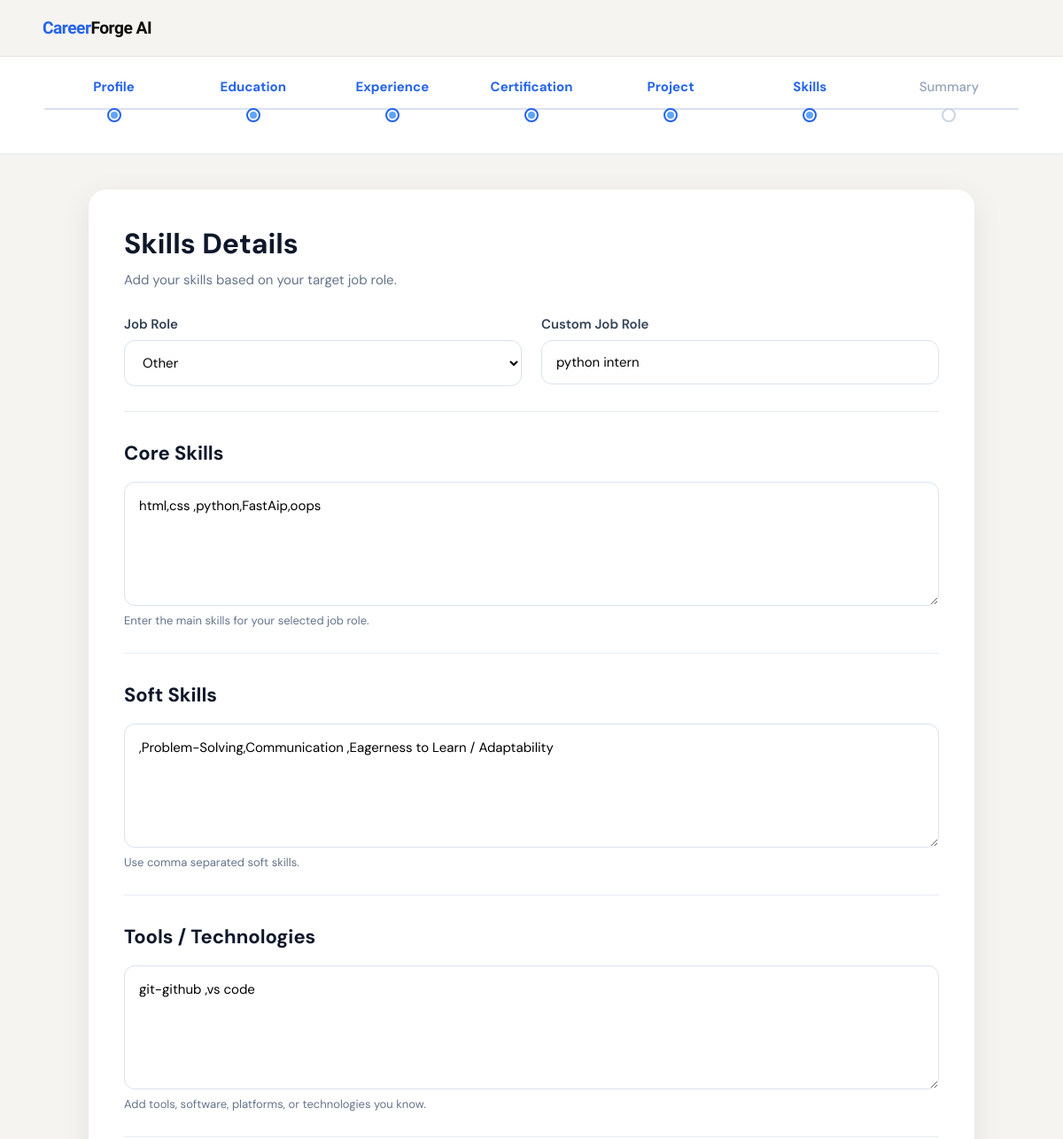
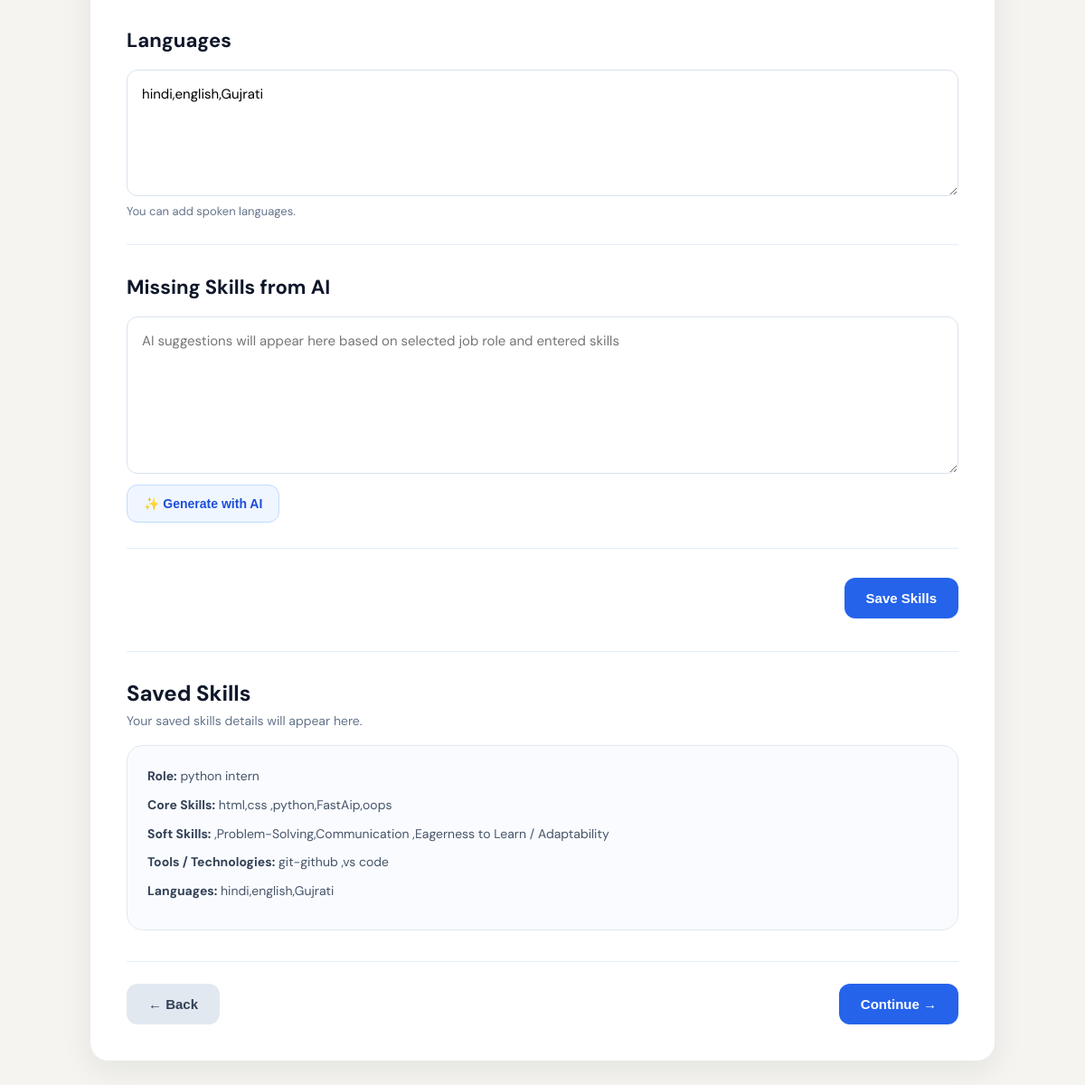
The page /skills.html (signed in) on the database as committed earlier (2 pictures, top to bottom).
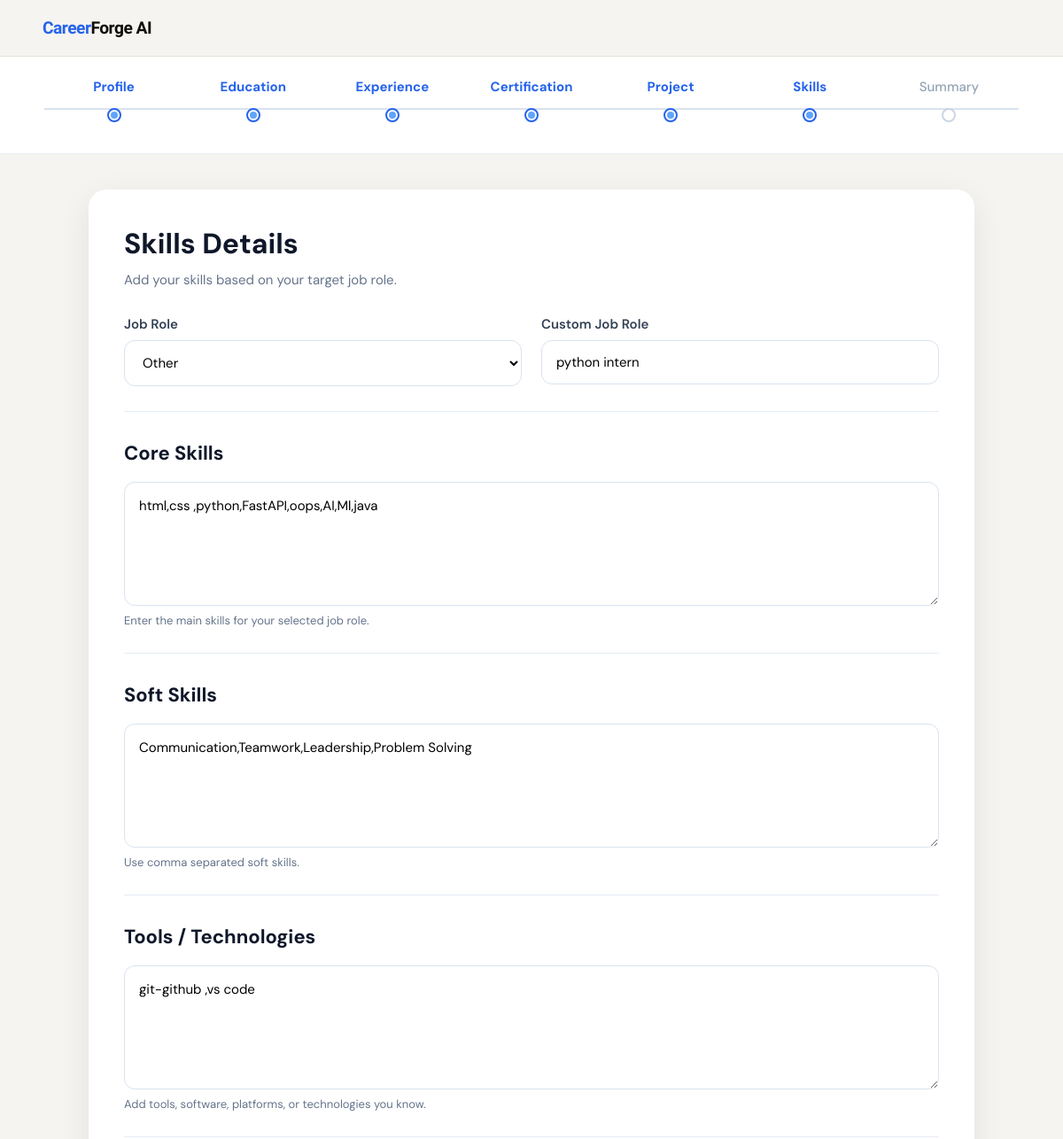
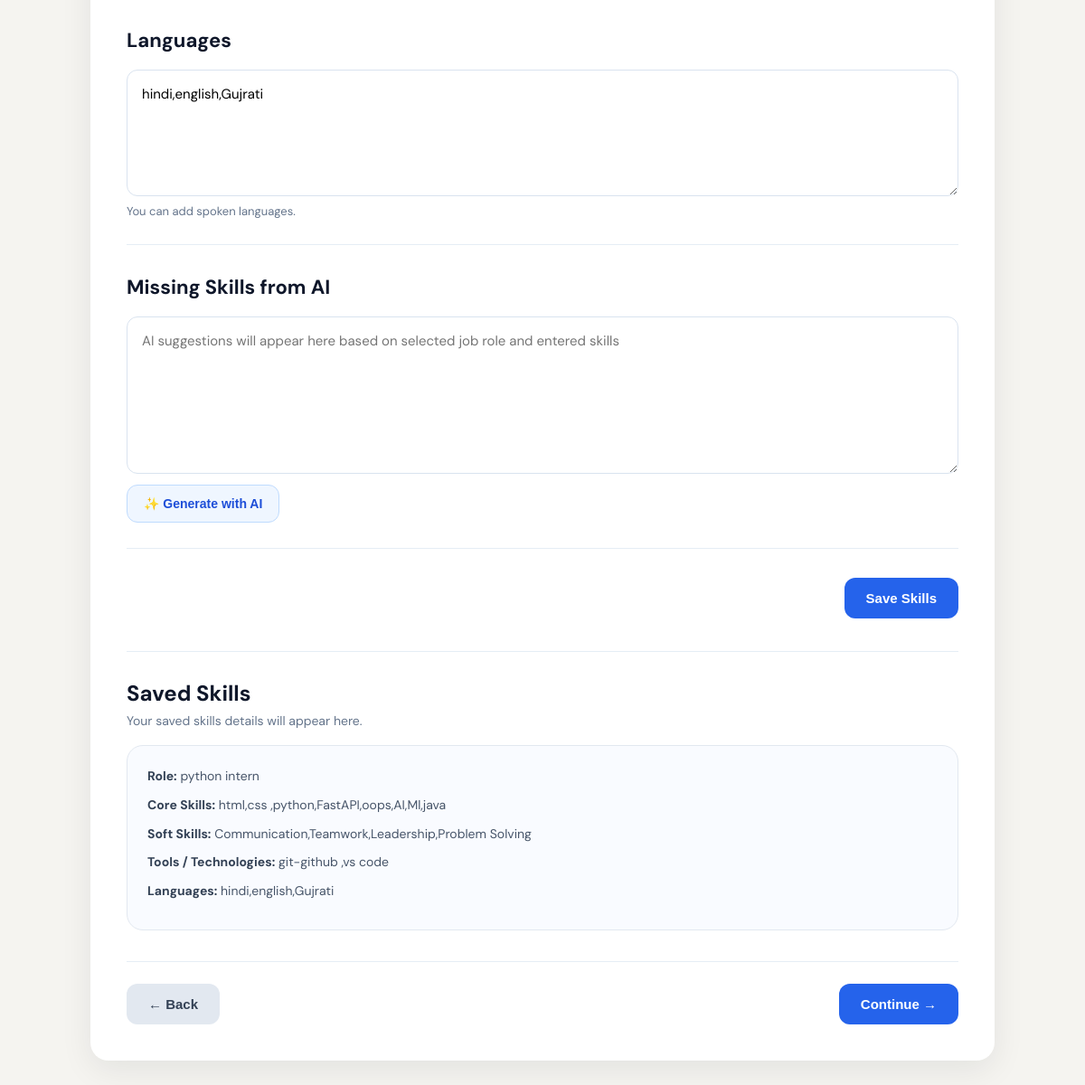
The same page on the database as committed later (2 pictures, top to bottom).
### tables this page shows
CREATE TABLE user_skills (
    id INTEGER PRIMARY KEY AUTOINCREMENT,
    user_id INTEGER UNIQUE,
    job_role_id INTEGER,
    custom_job_role TEXT,
    core_skills TEXT,
    soft_skills TEXT,
    tools_technologies TEXT,
    languages TEXT,
    missing_skills_suggestions TEXT,
    FOREIGN KEY (user_id) REFERENCES users(id) ON DELETE CASCADE,
    FOREIGN KEY (job_role_id) REFERENCES job_title_master(id)
);

### main.py (the view)
@app.get("/skills", response_class=HTMLResponse)
@app.get("/skills_projects", response_class=HTMLResponse)
@app.get("/skills.html", response_class=HTMLResponse)
def skills_page(request: Request):
    user = require_login(request)
    if isinstance(user, RedirectResponse):
        return user
    job_role_list = get_job_titles()
    skills_data = get_skills(user["id"])
    return templates.TemplateResponse(
        request,
        "skills.html",
        {
            "request": request,
            "user": user,
            "job_role_list": job_role_list,
            "skills_data": skills_data,
            "step": 6
        }
    )

### template/skills.html (shortened to what the changed rows need)
<!DOCTYPE html>
<html lang="en">
<head>
    <link rel="stylesheet" href="/static/skills.css">
</head>
<body>
<div class="page-wrapper">
    <main class="main-section">
        <div class="skills-card">
            <div class="card-header">
                <h1>Skills Details</h1>
            </div>
            <form method="post" action="/skills_detail" class="skills-form">
                <div class="section-block">
                    <div class="form-grid">
                        <div class="form-group">
                            <label for="job_role">Job Role</label>
                            <select id="job_role" name="job_role" required>
                                <option value="other"
                                    {% if skills_data and skills_data.custom_job_role %}selected{% endif %}>
                                    Other
                                </option>
                            </select>
                        </div>
                        <div class="form-group {% if not (skills_data and skills_data.custom_job_role) %}hidden-field{% endif %}" id="customJobRoleGroup">
                            <label for="custom_job_role">Custom Job Role</label>
                            <input
                                type="text"
                                id="custom_job_role"
                                name="custom_job_role"
                                value="{{ skills_data.custom_job_role if skills_data else '' }}"
                                placeholder="Enter your job role"
                            >
                        </div>
                    </div>
                </div>
                <div class="section-block">
                    <h2 class="section-title">Core Skills</h2>
                    <div class="form-grid">
                        <div class="form-group full-width">
                            <textarea
                                id="core_skills"
                                name="core_skills"
                                rows="1"
                                placeholder="Example: HTML, CSS, JavaScript, Python, Accounting, Recruitment, Teaching"
                            >{{ skills_data.core_skills if skills_data and skills_data.core_skills else '' }}</textarea>
                            <small class="helper-text">Enter the main skills for your selected job role.</small>
                        </div>
                    </div>
                </div>
                <div class="section-block">
                    <h2 class="section-title">Soft Skills</h2>
                    <div class="form-grid">
                        <div class="form-group full-width">
                            <textarea
                                id="soft_skills"
                                name="soft_skills"
                                rows="1"
                                placeholder="Example: Communication, Teamwork, Leadership, Problem Solving"
                            >{{ skills_data.soft_skills if skills_data and skills_data.soft_skills else '' }}</textarea>
                            <small class="helper-text">Use comma separated soft skills.</small>
                        </div>
                    </div>
                </div>
                <div class="section-block">
                    <h2 class="section-title">Tools / Technologies</h2>
                    <div class="form-grid">
                        <div class="form-group full-width">
                            <textarea
                                id="tools_technologies"
                                name="tools_technologies"
                                rows="1"
                                placeholder="Example: Git, Docker, Excel, Power BI, Figma, Tally"
                            >{{ skills_data.tools_technologies if skills_data and skills_data.tools_technologies else '' }}</textarea>
                            <small class="helper-text">Add tools, software, platforms, or technologies you know.</small>
                        </div>
                    </div>
                </div>
                <div class="section-block">
                    <h2 class="section-title">Languages</h2>
                    <div class="form-grid">
                        <div class="form-group full-width">
                            <textarea
                                id="languages"
                                name="languages"
                                rows="1"
                                placeholder="Example:English, Hindi,Gujrati,Spanish"
                            >{{ skills_data.languages if skills_data and skills_data.languages else '' }}</textarea>
                            <small class="helper-text">You can add spoken languages.</small>
                        </div>
                    </div>
                </div>
                <div class="section-block">
                    <h2 class="section-title">Missing Skills from AI</h2>
                </div>
            </form>
            <div class="saved-section">
                <div class="saved-header">
                    <h2>Saved Skills</h2>
                </div>
                {% if skills_data %}
                    <div class="skills-item">
                        <p><strong>Role:</strong>
                            {{ skills_data.job_role_name if skills_data.job_role_name else skills_data.custom_job_role }}
                        </p>
                        <p><strong>Core Skills:</strong> {{ skills_data.core_skills }}</p>
                        <p><strong>Soft Skills:</strong> {{ skills_data.soft_skills }}</p>
                        <p><strong>Tools / Technologies:</strong> {{ skills_data.tools_technologies }}</p>
                        <p><strong>Languages:</strong> {{ skills_data.languages }}</p>
                {% else %}
                    <div class="empty-state">
                        <div class="empty-icon">🛠️</div>
                        <h3>No skills added yet</h3>
                        <p>Add your skills details using the form above.</p>
                    </div>
                {% endif %}
            </div>
        </div>
    </main>
</div>
</body>
</html>

Rows that differ between the two databases and show on the page:
changed user_skills "python intern": core_skills "html,css ,python,FastAip,oops" → "html,css ,python,FastAPI,oops,AI,Ml,java"; soft_skills ",Problem-Solving,Communication ,Eagerness to Learn / Adaptability" → "Communication,Teamwork,Leadership,Problem Solving"
